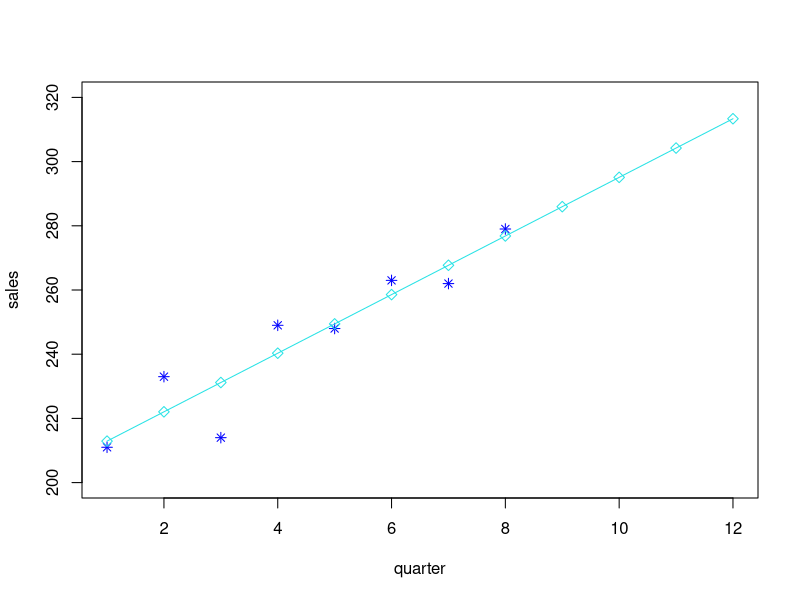
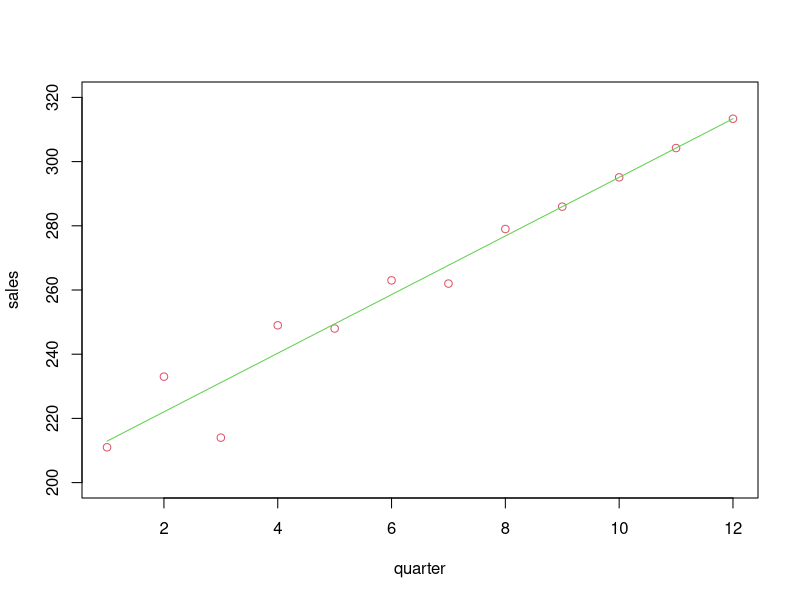
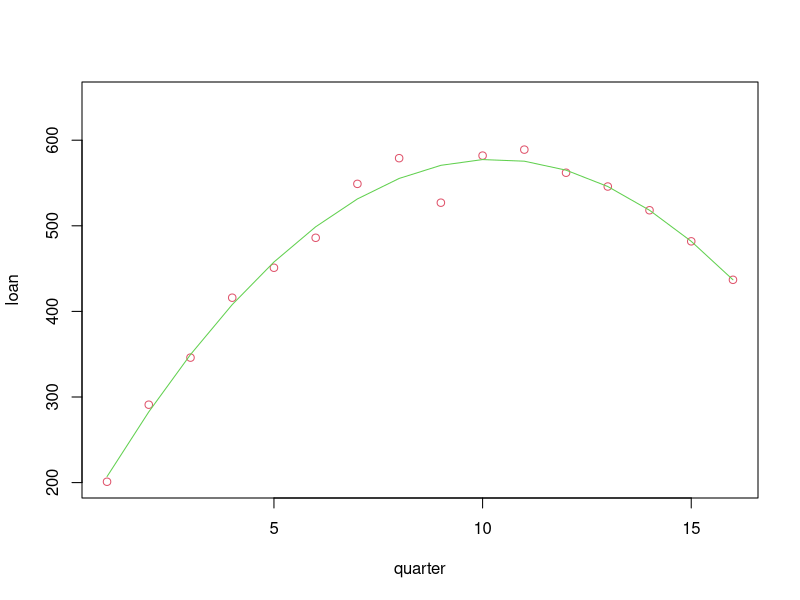

Write the R code that produced these figures, in order.
#Estimation and Point Prediction
n=8;
t=c(1,2,3,4,5,6,7,8);
y=c(211,233,214,249,248,263,262,279);
a=sum(t);
b=sum(t*t);
c=sum(y);
d=sum(t*y);
beta0=(b*c-a*d)/(n*b-a^2)
beta1=(n*d-a*c)/(n*b-a^2)
c(beta0, beta1)
t1=1:12
data=beta0+beta1*t1
y=c(y,data[9:12])
#plot(t1,y, xlim=c(1,12),ylim=c(200,320),col=2,xlab="",ylab="")
plot(t1[1:8],y[1:8], xlim=c(1,12),ylim=c(200,320),col="blue",pch=8,xlab="",ylab="")
par(new=T)
plot(t1,data,type="l",xlim=c(1,12),ylim=c(200,320),axes=F,col=5,xlab="quarter",ylab="sales")
points(t1,data,pch=5,col=5)


#MSE
x=matrix(c(rep(1,8),1:8),8,2);
y=c(211,233,214,249,248,263,262,279);
t(x)%*%x
t(x)%*%y
beta=solve(t(x)%*%x)%*%(t(x)%*%y)
t1=1:12
xnew=matrix(c(rep(1,12),1:12),12,2);
data=xnew%*%beta
y=c(y,data[9:12])
plot(t1,y, xlim=c(1,12),ylim=c(200,320),col=2,xlab="",ylab="")
par(new=T)
plot(t1,data,type="l",xlim=c(1,12),ylim=c(200,320),axes=F,col=3,xlab="quarter",ylab="sales")

#quadratic function trend
n=12;
t=1:12;
y=c(201,291,346,416,451,486,549,579,527,582,589,562);
x=matrix(c(rep(1,12),1:12,(1:12)^2),12,3)
t(x)%*%x
t(x)%*%y
beta=solve(t(x)%*%x)%*%(t(x)%*%y)
beta
t1=1:16
x1=matrix(c(rep(1,16),1:16,(1:16)^2),16,3)
data=x1%*%beta
y=c(y,data[13:16])
plot(t1,y, xlim=c(1,16),ylim=c(200,650),col=2,xlab="",ylab="")
par(new=T)
plot(t1,data,type="l",xlim=c(1,16),ylim=c(200,650),axes=F,col=3,xlab="quarter",ylab="loan")

